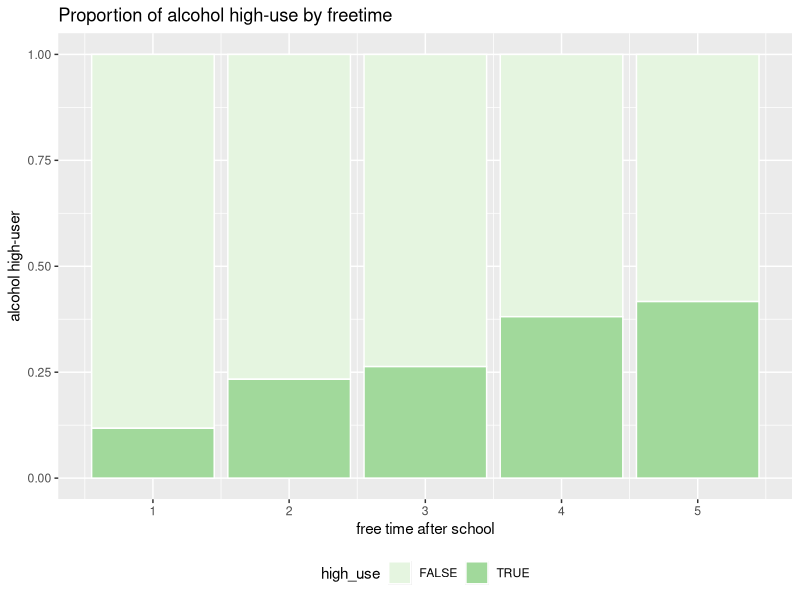
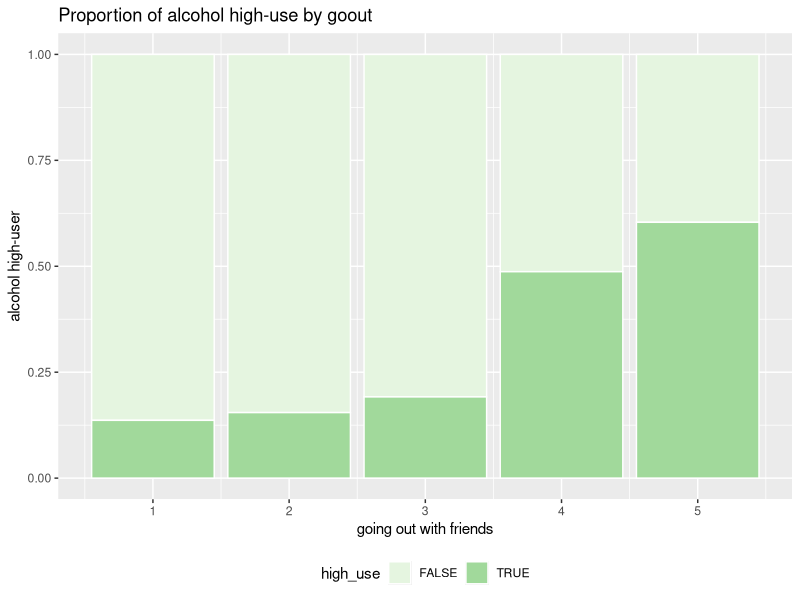
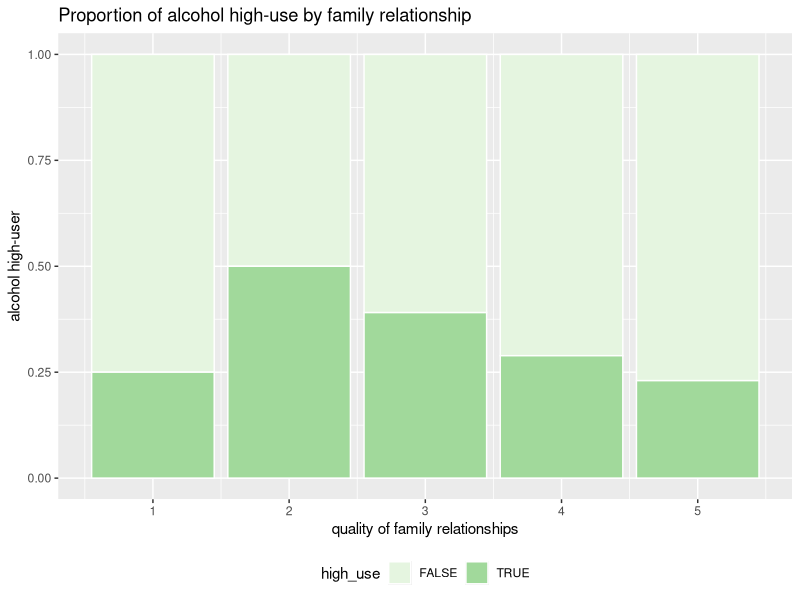
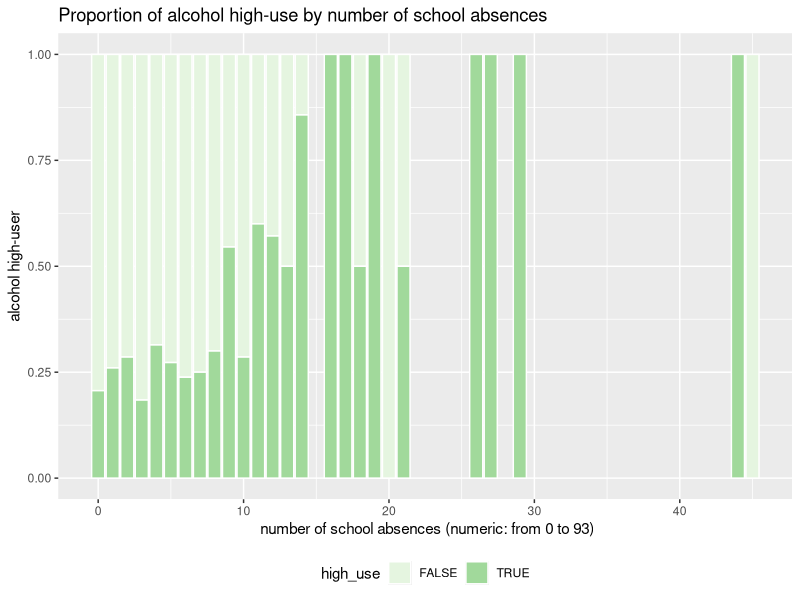
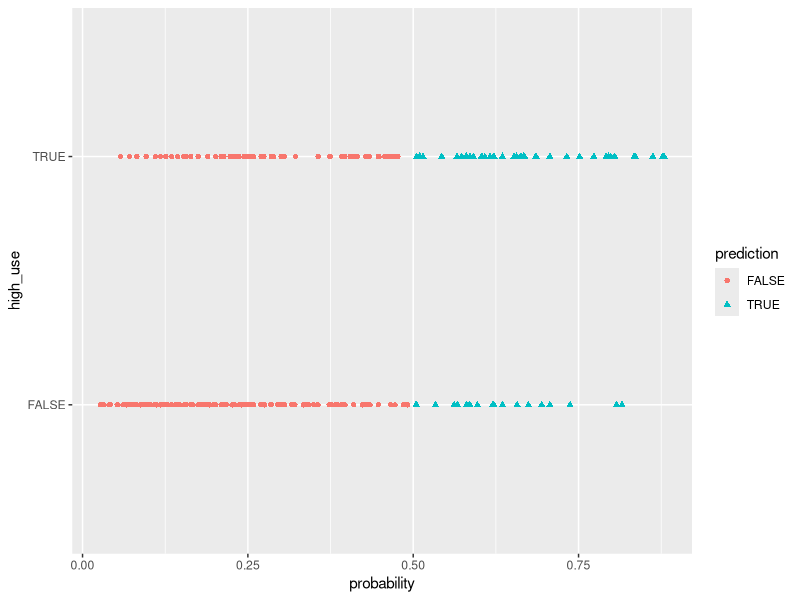

Source code (R) for these figures, in order:
## ---- chunk 1
library(tidyverse)
library(dplyr)
## ---- chunk 2
alc <- read_csv("alc.csv")
## ---- chunk 3
glimpse(alc)
## ---- chunk 4
alc %>% group_by(freetime) %>% summarise(count = n())
alc %>% group_by(goout) %>% summarise(count = n())
alc %>% group_by(famrel) %>% summarise(count = n())
alc %>% group_by(absences) %>% summarise(count = n())
## ---- chunk 5
p1 <- alc %>%
  ggplot(aes(x = freetime, fill = high_use)) +
  geom_bar(position = "fill", color ="white") +
  labs(x = "free time after school", y = "alcohol high-user",
       title = "Proportion of alcohol high-use by freetime")+
  theme(legend.position = "bottom")+
  scale_fill_discrete(labels = c("FALSE" = "Non-high-user", 
                                 "TRUE" = "high-user"))+
  scale_fill_brewer(palette = "")
  
p1
## ---- chunk 6
p2 <- alc %>%
  ggplot(aes(x = goout, fill = high_use)) +
  geom_bar(position = "fill", color ="white") +
  labs(x = "going out with friends", y = "alcohol high-user",
       title = "Proportion of alcohol high-use by goout")+
  theme(legend.position = "bottom")+
  scale_fill_discrete(labels = c("FALSE" = "Non-high-user", 
                                 "TRUE" = "high-user"))+
  scale_fill_brewer(palette = "")
  
p2
## ---- chunk 7
p3 <- alc %>%
  ggplot(aes(x = famrel, fill = high_use)) +
  geom_bar(position = "fill", color ="white") +
  labs(x = "quality of family relationships", y = "alcohol high-user",
       title = "Proportion of alcohol high-use by family relationship")+
  theme(legend.position = "bottom")+
  scale_fill_discrete(labels = c("FALSE" = "Non-high-user", 
                                 "TRUE" = "high-user"))+
  scale_fill_brewer(palette = "")
  
p3
## ---- chunk 8
p4 <- alc %>%
  ggplot(aes(x = absences, fill = high_use)) +
  geom_bar(position = "fill", color ="white") +
  labs(x = " number of school absences (numeric: from 0 to 93)", y = "alcohol high-user",
       title = "Proportion of alcohol high-use by number of school absences")+
  theme(legend.position = "bottom")+
  scale_fill_discrete(labels = c("FALSE" = "Non-high-user", 
                                 "TRUE" = "high-user"))+
  scale_fill_brewer(palette = "")
  
p4
## ---- chunk 9
m1 <- glm(high_use ~ freetime + goout + famrel + absences, data = alc, family = "binomial")

summary(m1)
## ---- chunk 10
m1 <- glm(high_use ~ freetime + goout + famrel + absences, data = alc, family = "binomial")

# compute odds ratios (OR)
OR <- coef(m1) %>% exp
OR
# compute confidence intervals (CI)
confint(m1)
CI <- exp(confint(m1))
CI

# print out the odds ratios with their confidence intervals
cbind(OR, CI)
## ---- chunk 11
prob <- predict(m1, type = "response")
library(dplyr)

alc <- mutate(alc, probability = prob)
alc <- mutate(alc, prediction = probability > 0.5)

table(high_use = alc$high_use, prediction = alc$prediction)
## ---- chunk 12
library(dplyr); library(ggplot2)

# initialize a plot of 'high_use' versus 'probabilities' in 'alc'
g <- ggplot(alc, aes(x = probability, y = high_use))

# define the geom as points and draw the plot
g+aes(color = prediction, shape = prediction) + geom_point()

# tabulate the target variable versus the predictions
table(high_use = alc$high_use, prediction = alc$prediction)

## ---- chunk 13
# define a loss function (mean prediction error)
loss_func <- function(class, prob) {
  n_wrong <- abs(class - prob) > 0.5
  mean(n_wrong)
}
## ---- chunk 14
training.error.full <- loss_func(alc$high_use, alc$probability)
training.error.full
